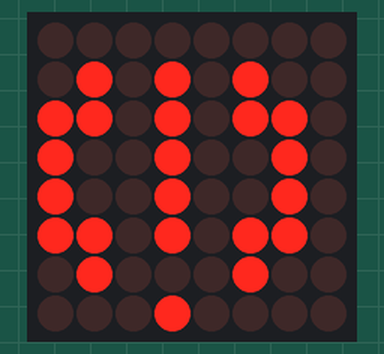
This sketch was run on a simulated Arduino Uno, built with avr-gcc and run on an emulated ATmega328P. Parts: 8×8 LED matrix. Wiring (inferred from the names in the program): MAX7219 LED driver (orientation assumed): data pin 8; clock pin 10; CS pin 9.

Above: at 0.1 s.
At 4.1 s:
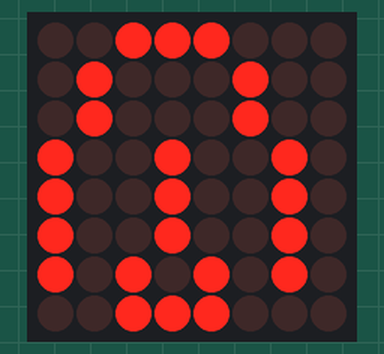
At 8.1 s:
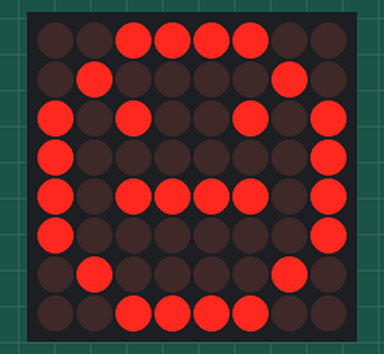
At 18.1 s:
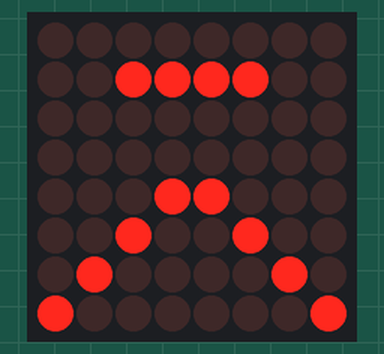
At 28.1 s:
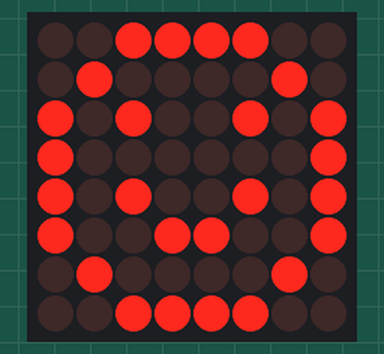
At 38.1 s:
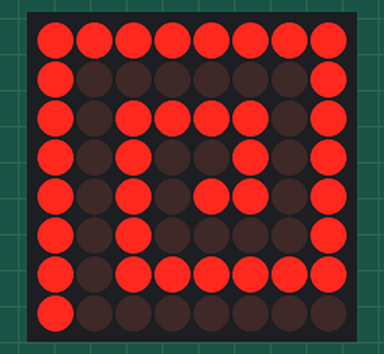

The sketch:

matrix.ino
```cpp
 unsigned char i;
 unsigned char j;
/*Port Definitions*/
int Max7219_pinCLK = 10;
int Max7219_pinCS = 9;
int Max7219_pinDIN = 8;

#if 1

unsigned char disp1[49][8] =
{
  {0x3C,0x42,0x42,0x42,0x42,0x42,0x42,0x3C},//0
  {0x08,0x18,0x28,0x08,0x08,0x08,0x08,0x3e},//1
  {0x7E,0x2,0x2,0x7E,0x40,0x40,0x40,0x7E},//2
  {0x3e,0x02,0x02,0x1e,0x02,0x02,0x02,0x3e},//3
  {0x8,0x18,0x28,0x48,0xFE,0x8,0x8,0x8},//4
  {0x7e,0x40,0x40,0x7c,0x02,0x02,0x02,0x7c},//5
  {0x7e,0x40,0x40,0x7e,0x42,0x42,0x42,0x7e},//6
  {0x7e,0x02,0x04,0x08,0x10,0x10,0x10,0x10},//7
  {0x7e,0x42,0x42,0x7e,0x42,0x42,0x42,0x7e},//8
  {0x7e,0x42,0x42,0x7e,0x02,0x02,0x02,0x7e},//9
  {0x8,0x14,0x22,0x3E,0x22,0x22,0x22,0x22},//A
  {0x3C,0x22,0x22,0x3E,0x22,0x22,0x3C,0x0},//B
  {0x3C,0x40,0x40,0x40,0x40,0x40,0x3C,0x0},//C
  {0x7C,0x42,0x42,0x42,0x42,0x42,0x7C,0x0},//D
  {0x7C,0x40,0x40,0x7C,0x40,0x40,0x40,0x7C},//E
  {0x7C,0x40,0x40,0x7C,0x40,0x40,0x40,0x40},//F
  {0x3C,0x40,0x40,0x40,0x40,0x44,0x44,0x3C},//G
  {0x44,0x44,0x44,0x7C,0x44,0x44,0x44,0x44},//H
  {0x7C,0x10,0x10,0x10,0x10,0x10,0x10,0x7C},//I
  {0x3C,0x8,0x8,0x8,0x8,0x8,0x48,0x30},//J
  {0x0,0x24,0x28,0x30,0x20,0x30,0x28,0x24},//K
  {0x40,0x40,0x40,0x40,0x40,0x40,0x40,0x7C},//L
  {0x81,0xC3,0xA5,0x99,0x81,0x81,0x81,0x81},//M
  {0x0,0x42,0x62,0x52,0x4A,0x46,0x42,0x0},//N
  {0x3C,0x42,0x42,0x42,0x42,0x42,0x42,0x3C},//O
  {0x3C,0x22,0x22,0x22,0x3C,0x20,0x20,0x20},//P
  {0x1C,0x22,0x22,0x22,0x22,0x26,0x22,0x1D},//Q
  {0x3C,0x22,0x22,0x22,0x3C,0x24,0x22,0x21},//R
  {0x0,0x1E,0x20,0x20,0x3E,0x2,0x2,0x3C},//S
  {0x0,0x3E,0x8,0x8,0x8,0x8,0x8,0x8},//T
  {0x42,0x42,0x42,0x42,0x42,0x42,0x22,0x1C},//U
  {0x42,0x42,0x42,0x42,0x42,0x42,0x24,0x18},//V
  {0x0,0x49,0x49,0x49,0x49,0x2A,0x1C,0x0},//W
  {0x0,0x41,0x22,0x14,0x8,0x14,0x22,0x41},//X
  {0x41,0x22,0x14,0x8,0x8,0x8,0x8,0x8},//Y
  {0x0,0x7F,0x2,0x4,0x8,0x10,0x20,0x7F},//Z
  {0x02,0x04,0x04,0x02,0x00,0xfd,0xfd,0x00},//cloppe
  {0x20,0x10,0x10,0x47,0x45,0x47,0x44,0x7c},//cafe
  {0x00,0x54,0xd6,0x92,0x92,0xd6,0x44,0x10},//urgence
  {0x3c,0x7e,0x7e,0x00,0x7e,0x00,0x7e,0x7e},//repas
  {0x38,0x44,0x44,0x92,0x92,0x92,0xaa,0x38},//cloche
  {0x3c,0x42,0xa5,0x81,0xa5,0x99,0x42,0x3c},//smiley :-)
  {0x3c,0x42,0xa5,0x81,0xbd,0x81,0x42,0x3c},//smiley :-|
  {0x3c,0x42,0xa5,0x81,0x99,0xa5,0x42,0x3c},//smiley :-(
  {0xe7,0x81,0x81,0x81,0x99,0x81,0x81,0xe7},// [-]
  {0x81,0x3c,0x42,0x5a,0x5a,0x42,0x3c,0x81},// target
  {0xff,0x81,0xbd,0xa5,0xad,0xa1,0xbf,0x80},// spiral
  {0x00,0x3c,0x00,0x00,0x18,0x24,0x42,0x81},// montain
  {0x00,0x38,0x44,0xc3,0xff,0x44,0x00,0x00},// car
  };

#else

unsigned char disp1[38][8]={
{0x3C,0x42,0x42,0x42,0x42,0x42,0x42,0x3C},//0
{0x10,0x18,0x14,0x10,0x10,0x10,0x10,0x10},//1
{0x7E,0x2,0x2,0x7E,0x40,0x40,0x40,0x7E},//2
{0x3E,0x2,0x2,0x3E,0x2,0x2,0x3E,0x0},//3
{0x8,0x18,0x28,0x48,0xFE,0x8,0x8,0x8},//4
{0x3C,0x20,0x20,0x3C,0x4,0x4,0x3C,0x0},//5
{0x3C,0x20,0x20,0x3C,0x24,0x24,0x3C,0x0},//6
{0x3E,0x22,0x4,0x8,0x8,0x8,0x8,0x8},//7
{0x0,0x3E,0x22,0x22,0x3E,0x22,0x22,0x3E},//8
{0x3E,0x22,0x22,0x3E,0x2,0x2,0x2,0x3E},//9
{0x8,0x14,0x22,0x3E,0x22,0x22,0x22,0x22},//A
{0x3C,0x22,0x22,0x3E,0x22,0x22,0x3C,0x0},//B
{0x3C,0x40,0x40,0x40,0x40,0x40,0x3C,0x0},//C
{0x7C,0x42,0x42,0x42,0x42,0x42,0x7C,0x0},//D
{0x7C,0x40,0x40,0x7C,0x40,0x40,0x40,0x7C},//E
{0x7C,0x40,0x40,0x7C,0x40,0x40,0x40,0x40},//F
{0x3C,0x40,0x40,0x40,0x40,0x44,0x44,0x3C},//G
{0x44,0x44,0x44,0x7C,0x44,0x44,0x44,0x44},//H
{0x7C,0x10,0x10,0x10,0x10,0x10,0x10,0x7C},//I
{0x3C,0x8,0x8,0x8,0x8,0x8,0x48,0x30},//J
{0x0,0x24,0x28,0x30,0x20,0x30,0x28,0x24},//K
{0x40,0x40,0x40,0x40,0x40,0x40,0x40,0x7C},//L
{0x81,0xC3,0xA5,0x99,0x81,0x81,0x81,0x81},//M
{0x0,0x42,0x62,0x52,0x4A,0x46,0x42,0x0},//N
{0x3C,0x42,0x42,0x42,0x42,0x42,0x42,0x3C},//O
{0x3C,0x22,0x22,0x22,0x3C,0x20,0x20,0x20},//P
{0x1C,0x22,0x22,0x22,0x22,0x26,0x22,0x1D},//Q
{0x3C,0x22,0x22,0x22,0x3C,0x24,0x22,0x21},//R
{0x0,0x1E,0x20,0x20,0x3E,0x2,0x2,0x3C},//S
{0x0,0x3E,0x8,0x8,0x8,0x8,0x8,0x8},//T
{0x42,0x42,0x42,0x42,0x42,0x42,0x22,0x1C},//U
{0x42,0x42,0x42,0x42,0x42,0x42,0x24,0x18},//V
{0x0,0x49,0x49,0x49,0x49,0x2A,0x1C,0x0},//W
{0x0,0x41,0x22,0x14,0x8,0x14,0x22,0x41},//X
{0x41,0x22,0x14,0x8,0x8,0x8,0x8,0x8},//Y
{0x0,0x7F,0x2,0x4,0x8,0x10,0x20,0x7F},//Z
};

#endif

void Write_Max7219_byte(unsigned char DATA)
{
            unsigned char i;
	    digitalWrite(Max7219_pinCS,LOW);
	    for(i=8;i>=1;i--)
          {
             digitalWrite(Max7219_pinCLK,LOW);
             digitalWrite(Max7219_pinDIN,DATA&0x80);// Extracting a bit data
             DATA = DATA<<1;
             digitalWrite(Max7219_pinCLK,HIGH);
           }
}


void Write_Max7219(unsigned char address,unsigned char dat)
{
        digitalWrite(Max7219_pinCS,LOW);
        Write_Max7219_byte(address);           //address，code of LED
        Write_Max7219_byte(dat);               //data，figure on LED
        digitalWrite(Max7219_pinCS,HIGH);
}

void Init_MAX7219(void)
{
 Write_Max7219(0x09, 0x00);       //decoding ：BCD
 Write_Max7219(0x0a, 0x03);       //brightness
 Write_Max7219(0x0b, 0x07);       //scanlimit；8 LEDs
 Write_Max7219(0x0c, 0x01);       //power-down mode：0，normal mode：1
 Write_Max7219(0x0f, 0x00);       //test display：1；EOT，display：0
}


void setup()
{

  pinMode(Max7219_pinCLK,OUTPUT);
  pinMode(Max7219_pinCS,OUTPUT);
  pinMode(Max7219_pinDIN,OUTPUT);
  delay(50);
  Init_MAX7219();
}


void loop()
{
   for(j=38;j<49;j++)
  {
   for(i=1;i<9;i++)
    Write_Max7219(i,disp1[j][i-1]);
   delay(2000);
  }
}
```

Measured:
- what the display in image 0 shows lasts 2.0 s, from 0.1 s to 2.1 s
